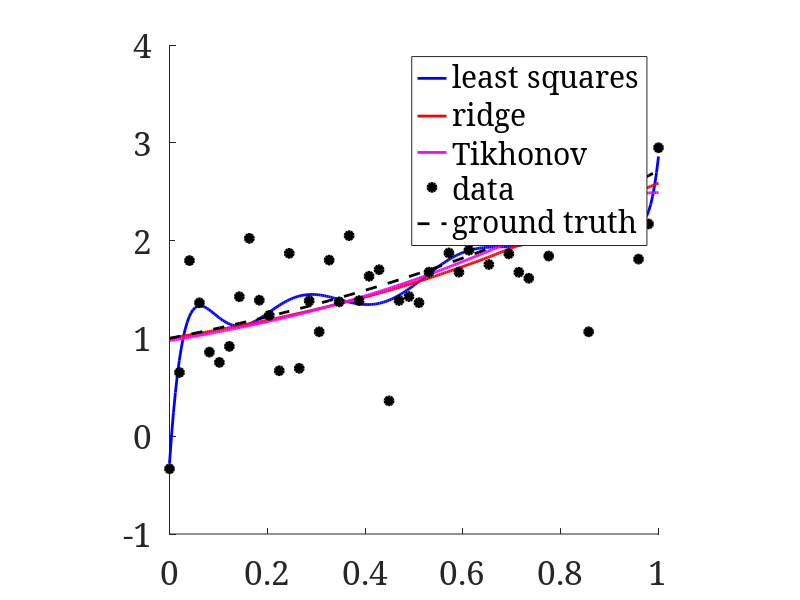

This chart was generated by the following MATLAB code: (Note: this script raises an error after producing the figure.)
set(0, 'DefaultAxesFontSize', 24);
set(0, 'DefaultFigureColor', 'w');
set(0,'defaultAxesFontName', 'serif')
set(0, 'DefaultLineLineWidth', 2);
clear 

N = 50;                     % number of data points
rng(1)
x = linspace(0,1,N)';       % data grid
xd = linspace(0,1,5*N)';    % dense grid
y = exp(x);                 % ground truth
data = y + 1/2*randn(N,1);  % noisy observation

figure(1)
plot(x,data,'ko','MarkerFaceColor','k')
axis square
%%
p = 10;
Gimmel = toeplitz(-eye(p+1-1,1), [-1,1,zeros(1,p+1-2)]);
%%
X = zeros(size(x,1),p+1);
Xd = zeros(size(xd,1),p+1);
for k = 0:p
    X(:,k+1) = x.^k;
    Xd(:,k+1) = xd.^k;
end
% least squares
c_lsq = (X'*X)\(X'*data);
% ridge regression
lambda = 1;
c_ridge = (X'*X + lambda*eye(p+1,p+1))\(X'*data);
c_tikhonov = (X'*X + lambda * Gimmel'*Gimmel)\(X'*data);

figure(1), clf
hold on 
plot(xd,Xd*c_lsq,'-b')
plot(xd,Xd*c_ridge,'-r')
plot(xd,Xd*c_tikhonov,'-m')
plot(x,data,'ko','MarkerFaceColor','k')
plot(x,y,'k--')
hold off
axis square
h = legend('least squares','ridge','Tikhonov','data','ground truth');
h.Location = 'SoutheastOutside';
axis([0 1 -inf inf])

figure(2),clf
subplot(1,3,1)
bar(0:length(c_lsq)-1,c_lsq,'FaceColor','b')
xlabel('c_{k;lsq}'), axis square, title('LSQ')

subplot(1,3,2)
bar(0:length(c_ridge)-1,c_ridge,'FaceColor','r')
xlabel('c_{k;ridge}'), axis square, title('ridge')

subplot(1,3,3)
bar(0:length(c_ridge)-1,1./gamma(1:length(c_ridge)),'FaceColor','k')
axis square, title('ground truth')
